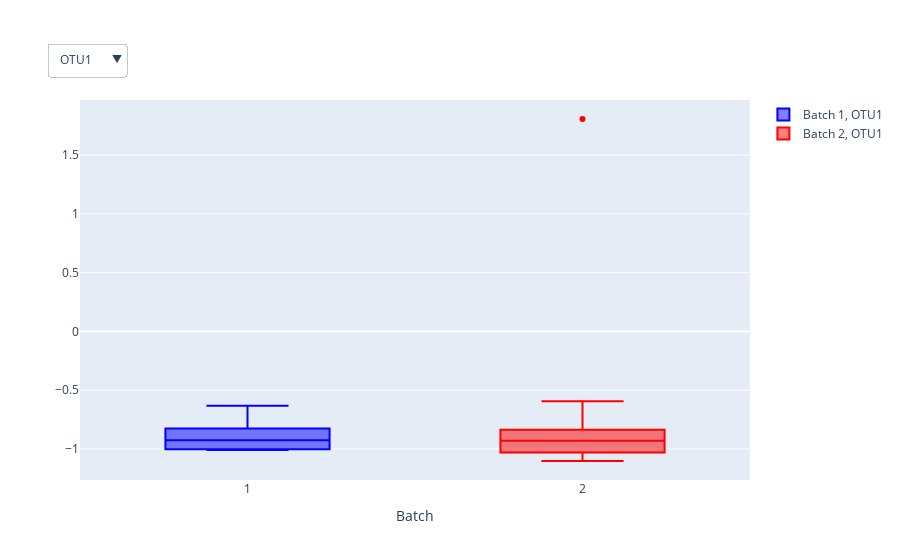

The cell this chart's notebook holds for it:
### Markdown cell above
### OTU Boxplot

### Code cell
plotOTUBox(data)

### Figure 1 — Plotly figure (JSON) as saved in the notebook; plotly's stock layout.template omitted (floating-point values rounded to 4 significant figures)
{"data": [{"marker": {"color": "blue"}, "name": "Batch 1, OTU1", "type": "box", "visible": true, "x": [1, 1, 1, 1, 1, 1, 1, 1, 1, 1, 1, 1, 1, 1, 1, 1], "y": [-0.6332, -0.8961, -0.7536, -0.9787, -1.006, -1.01, -1.008, -1.004, -0.974, -1.003, -0.9578, -0.8129, -0.7363, -0.8796, -0.8394, -0.8912]}, {"marker": {"color": "red"}, "name": "Batch 2, OTU1", "type": "box", "visible": true, "x": [2, 2, 2, 2, 2, 2, 2, 2, 2, 2, 2, 2, 2, 2, 2, 2], "y": [1.808, -0.9941, -0.6427, -0.9462, -0.5934, -1.055, -0.921, -1.058, -0.9405, -1.103, -0.8004, -1.07, -0.8749, -1.004, -0.9051, -0.8858]}, {"marker": {"color": "blue"}, "name": "Batch 1, OTU2", "type": "box", "visible": false, "x": [1, 1, 1, 1, 1, 1, 1, 1, 1, 1, 1, 1, 1, 1, 1, 1], "y": [-0.6332, -0.8961, 0.9869, -0.9787, -0.2175, -1.01, -0.4772, -1.004, 0.8506, -1.003, -0.1693, -0.8129, -0.7363, -0.8796, 1.568, -0.8912]}, {"marker": {"color": "red"}, "name": "Batch 2, OTU2", "type": "box", "visible": false, "x": [2, 2, 2, 2, 2, 2, 2, 2, 2, 2, 2, 2, 2, 2, 2, 2], "y": [1.565, -0.9941, 1.098, -0.9462, 2.546, -1.055, 0.3028, -1.058, 1.807, -1.103, 1.316, -1.07, 2.085, -1.004, 0.9971, -0.8858]}, {"marker": {"color": "blue"}, "name": "Batch 1, OTU3", "type": "box", "visible": false, "x": [1, 1, 1, 1, 1, 1, 1, 1, 1, 1, 1, 1, 1, 1, 1, 1], "y": [-0.6332, -0.8961, -0.7536, -0.9787, -1.006, -1.01, -1.008, -1.004, -0.974, -1.003, -0.9578, -0.8129, -0.7363, -0.8796, -0.8394, -0.8912]}, {"marker": {"color": "red"}, "name": "Batch 2, OTU3", "type": "box", "visible": false, "x": [2, 2, 2, 2, 2, 2, 2, 2, 2, 2, 2, 2, 2, 2, 2, 2], "y": [-0.6432, -0.9941, -0.6427, -0.9462, -0.5934, -1.055, -0.921, -1.058, -0.9405, -1.103, -0.8004, -1.07, 0.1547, -1.004, -0.9051, -0.8858]}, {"marker": {"color": "blue"}, "name": "Batch 1, OTU4", "type": "box", "visible": false, "x": [1, 1, 1, 1, 1, 1, 1, 1, 1, 1, 1, 1, 1, 1, 1, 1], "y": [-0.6332, 0.9909, -0.7536, 1.113, 1.445, 1.153, 0.864, 1.299, 1.387, 1.012, -0.9578, -0.8129, -0.7363, -0.8796, -0.8394, -0.8912]}, {"marker": {"color": "red"}, "name": "Batch 2, OTU4", "type": "box", "visible": false, "x": [2, 2, 2, 2, 2, 2, 2, 2, 2, 2, 2, 2, 2, 2, 2, 2], "y": [-0.6432, -0.9941, -0.6427, -0.9462, -0.5934, -1.055, -0.921, -1.058, -0.9405, -1.103, -0.8004, -1.07, 0.7543, -1.004, -0.9051, -0.8858]}, {"marker": {"color": "blue"}, "name": "Batch 1, OTU5", "type": "box", "visible": false, "x": [1, 1, 1, 1, 1, 1, 1, 1, 1, 1, 1, 1, 1, 1, 1, 1], "y": [3.367, -0.8961, 3.088, -0.9787, 2.378, -1.01, 2.47, -1.004, 2.447, -1.003, 2.523, -0.8129, 3.234, -0.8796, 2.181, -0.8912]}, {"marker": {"color": "red"}, "name": "Batch 2, OTU5", "type": "box", "visible": false, "x": [2, 2, 2, 2, 2, 2, 2, 2, 2, 2, 2, 2, 2, 2, 2, 2], "y": [3.477, -0.9941, 3.6, -0.9462, 3.474, -1.055, 2.895, -1.058, 2.733, -1.103, 3.216, -1.07, 3.055, -1.004, 2.93, -0.8858]}, {"marker": {"color": "blue"}, "name": "Batch 1, OTU6", "type": "box", "visible": false, "x": [1, 1, 1, 1, 1, 1, 1, 1, 1, 1, 1, 1, 1, 1, 1, 1], "y": [-0.6332, 2.414, -0.7536, 2.112, -1.006, 2.044, -1.008, 2.136, -0.974, 2.013, -0.9578, 2.365, -0.7363, 2.315, -0.8394, 2.129]}, {"marker": {"color": "red"}, "name": "Batch 2, OTU6", "type": "box", "visible": false, "x": [2, 2, 2, 2, 2, 2, 2, 2, 2, 2, 2, 2, 2, 2, 2, 2], "y": [-0.6432, 2.079, -0.6427, 2.167, -0.5934, 1.736, -0.921, 1.602, -0.9405, 1.23, -0.8004, 2.04, -0.8749, 1.972, -0.9051, 1.999]}, {"marker": {"color": "blue"}, "name": "Batch 1, OTU7", "type": "box", "visible": false, "x": [1, 1, 1, 1, 1, 1, 1, 1, 1, 1, 1, 1, 1, 1, 1, 1], "y": [1.932, 2.09, 1.326, 1.895, 1.567, 1.705, 1.617, 1.724, 1.721, 2.051, 1.458, 2.716, 1.765, 2.401, -0.8394, 2.405]}, {"marker": {"color": "red"}, "name": "Batch 2, OTU7", "type": "box", "visible": false, "x": [2, 2, 2, 2, 2, 2, 2, 2, 2, 2, 2, 2, 2, 2, 2, 2], "y": [1.576, 1.918, 1.303, 2.198, -0.5934, 1.463, 1.382, 1.708, 1.781, 1.268, 1.659, 1.182, 0.7543, 1.268, 1.187, 1.671]}, {"marker": {"color": "blue"}, "name": "Batch 1, OTU8", "type": "box", "visible": false, "x": [1, 1, 1, 1, 1, 1, 1, 1, 1, 1, 1, 1, 1, 1, 1, 1], "y": [-0.6332, -0.8961, -0.7536, -0.9787, -1.006, -1.01, -1.008, -1.004, -0.974, -1.003, 1.493, -0.8129, -0.7363, -0.8796, 2.684, -0.8912]}, {"marker": {"color": "red"}, "name": "Batch 2, OTU8", "type": "box", "visible": false, "x": [2, 2, 2, 2, 2, 2, 2, 2, 2, 2, 2, 2, 2, 2, 2, 2], "y": [-0.6432, -0.9941, -0.6427, -0.9462, -0.5934, -1.055, -0.921, -1.058, -0.9405, -1.103, -0.8004, -1.07, -0.8749, -1.004, -0.9051, -0.8858]}, {"marker": {"color": "blue"}, "name": "Batch 1, OTU9", "type": "box", "visible": false, "x": [1, 1, 1, 1, 1, 1, 1, 1, 1, 1, 1, 1, 1, 1, 1, 1], "y": [1.916, 1.943, 2.212, 1.854, 1.536, 1.731, 1.624, 1.763, 1.7, 1.491, 1.502, 2.236, 1.958, 1.861, 2.078, 2.005]}, {"marker": {"color": "red"}, "name": "Batch 2, OTU9", "type": "box", "visible": false, "x": [2, 2, 2, 2, 2, 2, 2, 2, 2, 2, 2, 2, 2, 2, 2, 2], "y": [1.597, 1.318, 1.006, 1.452, 2.108, 0.7536, 1.276, 1.41, 0.9466, 0.7219, 1.116, 1.192, 0.6727, 1.385, 0.6842, -0.8858]}, {"marker": {"color": "blue"}, "name": "Batch 1, OTU10", "type": "box", "visible": false, "x": [1, 1, 1, 1, 1, 1, 1, 1, 1, 1, 1, 1, 1, 1, 1, 1], "y": [-0.6332, 1.376, -0.7536, 1.218, 1.098, 1.005, 1.033, 1.125, 1.014, 1.102, 1.146, 1.104, 0.7677, 1.249, 1.017, 1.249]}, {"marker": {"color": "red"}, "name": "Batch 2, OTU10", "type": "box", "visible": false, "x": [2, 2, 2, 2, 2, 2, 2, 2, 2, 2, 2, 2, 2, 2, 2, 2], "y": [0.4554, 1.68, 1.746, 1.626, -0.5934, 1.51, 1.183, 1.475, -0.9405, 1.22, -0.8004, 0.4346, -0.8749, -0.08765, -0.9051, -0.8858]}, {"marker": {"color": "blue"}, "name": "Batch 1, OTU11", "type": "box", "visible": false, "x": [1, 1, 1, 1, 1, 1, 1, 1, 1, 1, 1, 1, 1, 1, 1, 1], "y": [-0.6332, 0.8266, -0.7536, 0.9528, 0.8023, 0.9642, 0.864, 1.05, -0.974, -1.003, -0.9578, -0.8129, -0.7363, -0.8796, -0.8394, -0.8912]}, {"marker": {"color": "red"}, "name": "Batch 2, OTU11", "type": "box", "visible": false, "x": [2, 2, 2, 2, 2, 2, 2, 2, 2, 2, 2, 2, 2, 2, 2, 2], "y": [-0.6432, -0.9941, -0.6427, -0.9462, -0.5934, 0.2803, -0.921, -1.058, 0.6071, 0.7995, 0.1928, 0.2655, -0.2871, 0.1592, 0.2889, -0.8858]}, {"marker": {"color": "blue"}, "name": "Batch 1, OTU12", "type": "box", "visible": false, "x": [1, 1, 1, 1, 1, 1, 1, 1, 1, 1, 1, 1, 1, 1, 1, 1], "y": [-0.6332, -0.8961, -0.7536, -0.9787, 0.9399, 1.005, 1.084, 1.125, -0.974, 0.479, -0.9578, -0.8129, -0.7363, -0.8796, -0.8394, -0.8912]}, {"marker": {"color": "red"}, "name": "Batch 2, OTU12", "type": "box", "visible": false, "x": [2, 2, 2, 2, 2, 2, 2, 2, 2, 2, 2, 2, 2, 2, 2, 2], "y": [-0.6432, 0.7464, 0.4887, 1.082, 0.04843, 1.599, 1.539, 1.702, 0.9001, 1.719, 1.087, 0.6169, 0.5837, 1.473, 1.314, 1.829]}, {"marker": {"color": "blue"}, "name": "Batch 1, OTU13", "type": "box", "visible": false, "x": [1, 1, 1, 1, 1, 1, 1, 1, 1, 1, 1, 1, 1, 1, 1, 1], "y": [-0.6332, -0.8961, -0.7536, -0.9787, -1.006, -1.01, -1.008, -1.004, -0.974, -1.003, -0.9578, -0.8129, -0.7363, -0.8796, -0.8394, -0.8912]}, {"marker": {"color": "red"}, "name": "Batch 2, OTU13", "type": "box", "visible": false, "x": [2, 2, 2, 2, 2, 2, 2, 2, 2, 2, 2, 2, 2, 2, 2, 2], "y": [-0.6432, 0.7106, -0.6427, -0.9462, -0.5934, -1.055, -0.921, -1.058, -0.9405, -1.103, -0.8004, -1.07, -0.8749, -1.004, -0.9051, -0.8858]}, {"marker": {"color": "blue"}, "name": "Batch 1, OTU14", "type": "box", "visible": false, "x": [1, 1, 1, 1, 1, 1, 1, 1, 1, 1, 1, 1, 1, 1, 1, 1], "y": [-0.6332, -0.8961, -0.7536, 1.113, 0.9955, 1.044, 0.9663, 1.136, 1.166, 1.195, 1.228, 1.241, 0.4874, 1.052, 1.032, 0.4951]}, {"marker": {"color": "red"}, "name": "Batch 2, OTU14", "type": "box", "visible": false, "x": [2, 2, 2, 2, 2, 2, 2, 2, 2, 2, 2, 2, 2, 2, 2, 2], "y": [-0.6432, 0.7637, -0.6427, 0.7215, 0.04843, 0.5139, 0.7083, 1.172, -0.1985, 0.6021, -0.8004, -1.07, -0.8749, -1.004, -0.9051, 0.4752]}, {"marker": {"color": "blue"}, "name": "Batch 1, OTU15", "type": "box", "visible": false, "x": [1, 1, 1, 1, 1, 1, 1, 1, 1, 1, 1, 1, 1, 1, 1, 1], "y": [-0.6332, -0.8961, 0.5814, -0.9787, -1.006, -1.01, -1.008, -1.004, -0.974, -1.003, -0.9578, -0.8129, -0.7363, -0.8796, -0.5029, -0.8912]}, {"marker": {"color": "red"}, "name": "Batch 2, OTU15", "type": "box", "visible": false, "x": [2, 2, 2, 2, 2, 2, 2, 2, 2, 2, 2, 2, 2, 2, 2, 2], "y": [-0.6432, -0.9941, -0.6427, -0.9462, -0.5934, -1.055, -0.921, -1.058, -0.9405, -1.103, -0.8004, -1.07, -0.8749, -1.004, -0.9051, -0.8858]}, {"marker": {"color": "blue"}, "name": "Batch 1, OTU16", "type": "box", "visible": false, "x": [1, 1, 1, 1, 1, 1, 1, 1, 1, 1, 1, 1, 1, 1, 1, 1], "y": [-0.6332, 1.267, 0.6815, 1.088, 0.7345, 1.187, 0.7839, 0.8368, 1.041, 1.32, 1.016, 0.1034, 0.1391, 0.3143, 0.1161, 0.8492]}, {"marker": {"color": "red"}, "name": "Batch 2, OTU16", "type": "box", "visible": false, "x": [2, 2, 2, 2, 2, 2, 2, 2, 2, 2, 2, 2, 2, 2, 2, 2], "y": [-0.6432, 0.3922, -0.6427, 0.5578, -0.06279, 0.6858, 0.273, 0.5102, -0.3527, -1.103, -0.8004, 0.3656, -0.1818, 1.318, 0.4559, -0.1438]}, {"marker": {"color": "blue"}, "name": "Batch 1, OTU17", "type": "box", "visible": false, "x": [1, 1, 1, 1, 1, 1, 1, 1, 1, 1, 1, 1, 1, 1, 1, 1], "y": [1.446, 1.22, 0.1627, 1.138, 0.7345, 1.106, 0.245, 0.3826, 0.4846, 1.349, 1.158, 0.6222, 1.151, 1.63, 0.2253, 0.9005]}, {"marker": {"color": "red"}, "name": "Batch 2, OTU17", "type": "box", "visible": false, "x": [2, 2, 2, 2, 2, 2, 2, 2, 2, 2, 2, 2, 2, 2, 2, 2], "y": [-0.6432, -0.9941, -0.6427, 0.2477, -0.005636, 0.8171, 0.273, 0.2499, -0.2473, -0.8403, 0.1159, 0.06189, -0.8749, 0.3044, 0.5536, -0.2439]}, {"marker": {"color": "blue"}, "name": "Batch 1, OTU18", "type": "box", "visible": false, "x": [1, 1, 1, 1, 1, 1, 1, 1, 1, 1, 1, 1, 1, 1, 1, 1], "y": [-0.6332, -0.8961, -0.7536, -0.9787, -1.006, -1.01, -1.008, -1.004, -0.974, -1.003, -0.9578, -0.8129, -0.7363, -0.8796, -0.8394, -0.8912]}, {"marker": {"color": "red"}, "name": "Batch 2, OTU18", "type": "box", "visible": false, "x": [2, 2, 2, 2, 2, 2, 2, 2, 2, 2, 2, 2, 2, 2, 2, 2], "y": [-0.6432, 0.7976, -0.6427, 0.4401, 0.2395, 1.012, 0.0723, 0.4456, 0.8, 0.546, 1.145, 1.31, 0.8656, 1.73, 1.511, 1.311]}, {"marker": {"color": "blue"}, "name": "Batch 1, OTU19", "type": "box", "visible": false, "x": [1, 1, 1, 1, 1, 1, 1, 1, 1, 1, 1, 1, 1, 1, 1, 1], "y": [-0.6332, -0.8961, -0.7536, -0.9787, -1.006, -1.01, -1.008, -1.004, -0.1411, -0.4148, -0.9578, 0.1426, -0.7363, -0.04667, -0.3694, -0.1028]}, {"marker": {"color": "red"}, "name": "Batch 2, OTU19", "type": "box", "visible": false, "x": [2, 2, 2, 2, 2, 2, 2, 2, 2, 2, 2, 2, 2, 2, 2, 2], "y": [-0.6432, 0.0355, -0.6427, -0.9462, -0.5934, -1.055, -0.921, -0.27, 0.9001, 1.072, 0.6106, 1.381, 0.319, 0.19, 0.621, 1.836]}, {"marker": {"color": "blue"}, "name": "Batch 1, OTU20", "type": "box", "visible": false, "x": [1, 1, 1, 1, 1, 1, 1, 1, 1, 1, 1, 1, 1, 1, 1, 1], "y": [-0.6332, -0.8961, -0.7536, -0.9787, -1.006, -1.01, -1.008, -1.004, -0.974, -1.003, -0.9578, -0.8129, -0.7363, -0.8796, -0.8394, -0.8912]}, {"marker": {"color": "red"}, "name": "Batch 2, OTU20", "type": "box", "visible": false, "x": [2, 2, 2, 2, 2, 2, 2, 2, 2, 2, 2, 2, 2, 2, 2, 2], "y": [-0.6432, -0.9941, -0.6427, -0.9462, -0.5934, -1.055, -0.921, -1.058, 0.2227, 0.2837, -0.8004, 0.3415, 0.0005602, -1.004, -0.9051, -0.8858]}, {"marker": {"color": "blue"}, "name": "Batch 1, OTU21", "type": "box", "visible": false, "x": [1, 1, 1, 1, 1, 1, 1, 1, 1, 1, 1, 1, 1, 1, 1, 1], "y": [0.7531, -0.2543, 0.2397, 0.08598, -1.006, -1.01, -0.1749, -0.3618, -0.232, 0.1288, 0.295, 0.381, -0.0432, 0.7691, -0.8394, 1.069]}, {"marker": {"color": "red"}, "name": "Batch 2, OTU21", "type": "box", "visible": false, "x": [2, 2, 2, 2, 2, 2, 2, 2, 2, 2, 2, 2, 2, 2, 2, 2], "y": [-0.6432, -0.9941, 0.5205, -0.9462, -0.5934, -1.055, 0.1087, 0.07296, -0.9405, 0.3325, -0.8004, -1.07, -0.8749, -1.004, -0.9051, 1.494]}, {"marker": {"color": "blue"}, "name": "Batch 1, OTU22", "type": "box", "visible": false, "x": [1, 1, 1, 1, 1, 1, 1, 1, 1, 1, 1, 1, 1, 1, 1, 1], "y": [-0.6332, -0.8961, -0.7536, -0.9787, -1.006, -1.01, -1.008, -1.004, -0.974, -1.003, -0.9578, -0.8129, -0.7363, -0.8796, -0.8394, -0.8912]}, {"marker": {"color": "red"}, "name": "Batch 2, OTU22", "type": "box", "visible": false, "x": [2, 2, 2, 2, 2, 2, 2, 2, 2, 2, 2, 2, 2, 2, 2, 2], "y": [-0.6432, -0.9941, 0.5205, -0.9462, -0.5934, -1.055, 1.039, 0.1653, -0.9405, 0.1501, -0.8004, -1.07, -0.8749, -1.004, -0.9051, -0.8858]}, {"marker": {"color": "blue"}, "name": "Batch 1, OTU23", "type": "box", "visible": false, "x": [1, 1, 1, 1, 1, 1, 1, 1, 1, 1, 1, 1, 1, 1, 1, 1], "y": [1.984, 0.6725, 2.025, 0.1527, 0.05873, 0.184, 0.1861, -0.1708, 0.2498, 0.3058, 0.8001, 0.468, 1.586, 0.7691, 0.8833, 1.479]}, {"marker": {"color": "red"}, "name": "Batch 2, OTU23", "type": "box", "visible": false, "x": [2, 2, 2, 2, 2, 2, 2, 2, 2, 2, 2, 2, 2, 2, 2, 2], "y": [0.4554, -0.2522, -0.6427, 0.1524, 0.5052, 0.5547, -0.921, -1.058, 0.4458, -1.103, 0.7471, 0.7868, 0.8479, 0.5001, 1.223, -0.8858]}, {"marker": {"color": "blue"}, "name": "Batch 1, OTU24", "type": "box", "visible": false, "x": [1, 1, 1, 1, 1, 1, 1, 1, 1, 1, 1, 1, 1, 1, 1, 1], "y": [-0.6332, -0.8961, -0.7536, -0.9787, -1.006, -1.01, -1.008, -1.004, -0.974, -1.003, -0.9578, -0.8129, -0.7363, -0.8796, -0.8394, -0.8912]}, {"marker": {"color": "red"}, "name": "Batch 2, OTU24", "type": "box", "visible": false, "x": [2, 2, 2, 2, 2, 2, 2, 2, 2, 2, 2, 2, 2, 2, 2, 2], "y": [-0.6432, 1.74, -0.6427, 1.656, -0.5934, 1.73, -0.921, 1.401, -0.9405, 1.923, -0.8004, 1.787, -0.8749, 1.835, -0.9051, 2.173]}], "layout": {"updatemenus": [{"buttons": [{"args": [{"visible": [true, true, false, false, false, false, false, false, false, false, false, false, false, false, false, false, false, false, false, false, false, false, false, false, false, false, false, false, false, false, false, false, false, false, false, false, false, false, false, false, false, false, false, false, false, false, false, false]}], "label": "OTU1", "method": "update"}, {"args": [{"visible": [false, false, true, true, false, false, false, false, false, false, false, false, false, false, false, false, false, false, false, false, false, false, false, false, false, false, false, false, false, false, false, false, false, false, false, false, false, false, false, false, false, false, false, false, false, false, false, false]}], "label": "OTU2", "method": "update"}, {"args": [{"visible": [false, false, false, false, true, true, false, false, false, false, false, false, false, false, false, false, false, false, false, false, false, false, false, false, false, false, false, false, false, false, false, false, false, false, false, false, false, false, false, false, false, false, false, false, false, false, false, false]}], "label": "OTU3", "method": "update"}, {"args": [{"visible": [false, false, false, false, false, false, true, true, false, false, false, false, false, false, false, false, false, false, false, false, false, false, false, false, false, false, false, false, false, false, false, false, false, false, false, false, false, false, false, false, false, false, false, false, false, false, false, false]}], "label": "OTU4", "method": "update"}, {"args": [{"visible": [false, false, false, false, false, false, false, false, true, true, false, false, false, false, false, false, false, false, false, false, false, false, false, false, false, false, false, false, false, false, false, false, false, false, false, false, false, false, false, false, false, false, false, false, false, false, false, false]}], "label": "OTU5", "method": "update"}, {"args": [{"visible": [false, false, false, false, false, false, false, false, false, false, true, true, false, false, false, false, false, false, false, false, false, false, false, false, false, false, false, false, false, false, false, false, false, false, false, false, false, false, false, false, false, false, false, false, false, false, false, false]}], "label": "OTU6", "method": "update"}, {"args": [{"visible": [false, false, false, false, false, false, false, false, false, false, false, false, true, true, false, false, false, false, false, false, false, false, false, false, false, false, false, false, false, false, false, false, false, false, false, false, false, false, false, false, false, false, false, false, false, false, false, false]}], "label": "OTU7", "method": "update"}, {"args": [{"visible": [false, false, false, false, false, false, false, false, false, false, false, false, false, false, true, true, false, false, false, false, false, false, false, false, false, false, false, false, false, false, false, false, false, false, false, false, false, false, false, false, false, false, false, false, false, false, false, false]}], "label": "OTU8", "method": "update"}, {"args": [{"visible": [false, false, false, false, false, false, false, false, false, false, false, false, false, false, false, false, true, true, false, false, false, false, false, false, false, false, false, false, false, false, false, false, false, false, false, false, false, false, false, false, false, false, false, false, false, false, false, false]}], "label": "OTU9", "method": "update"}, {"args": [{"visible": [false, false, false, false, false, false, false, false, false, false, false, false, false, false, false, false, false, false, true, true, false, false, false, false, false, false, false, false, false, false, false, false, false, false, false, false, false, false, false, false, false, false, false, false, false, false, false, false]}], "label": "OTU10", "method": "update"}, {"args": [{"visible": [false, false, false, false, false, false, false, false, false, false, false, false, false, false, false, false, false, false, false, false, true, true, false, false, false, false, false, false, false, false, false, false, false, false, false, false, false, false, false, false, false, false, false, false, false, false, false, false]}], "label": "OTU11", "method": "update"}, {"args": [{"visible": [false, false, false, false, false, false, false, false, false, false, false, false, false, false, false, false, false, false, false, false, false, false, true, true, false, false, false, false, false, false, false, false, false, false, false, false, false, false, false, false, false, false, false, false, false, false, false, false]}], "label": "OTU12", "method": "update"}, {"args": [{"visible": [false, false, false, false, false, false, false, false, false, false, false, false, false, false, false, false, false, false, false, false, false, false, false, false, true, true, false, false, false, false, false, false, false, false, false, false, false, false, false, false, false, false, false, false, false, false, false, false]}], "label": "OTU13", "method": "update"}, {"args": [{"visible": [false, false, false, false, false, false, false, false, false, false, false, false, false, false, false, false, false, false, false, false, false, false, false, false, false, false, true, true, false, false, false, false, false, false, false, false, false, false, false, false, false, false, false, false, false, false, false, false]}], "label": "OTU14", "method": "update"}, {"args": [{"visible": [false, false, false, false, false, false, false, false, false, false, false, false, false, false, false, false, false, false, false, false, false, false, false, false, false, false, false, false, true, true, false, false, false, false, false, false, false, false, false, false, false, false, false, false, false, false, false, false]}], "label": "OTU15", "method": "update"}, {"args": [{"visible": [false, false, false, false, false, false, false, false, false, false, false, false, false, false, false, false, false, false, false, false, false, false, false, false, false, false, false, false, false, false, true, true, false, false, false, false, false, false, false, false, false, false, false, false, false, false, false, false]}], "label": "OTU16", "method": "update"}, {"args": [{"visible": [false, false, false, false, false, false, false, false, false, false, false, false, false, false, false, false, false, false, false, false, false, false, false, false, false, false, false, false, false, false, false, false, true, true, false, false, false, false, false, false, false, false, false, false, false, false, false, false]}], "label": "OTU17", "method": "update"}, {"args": [{"visible": [false, false, false, false, false, false, false, false, false, false, false, false, false, false, false, false, false, false, false, false, false, false, false, false, false, false, false, false, false, false, false, false, false, false, true, true, false, false, false, false, false, false, false, false, false, false, false, false]}], "label": "OTU18", "method": "update"}, {"args": [{"visible": [false, false, false, false, false, false, false, false, false, false, false, false, false, false, false, false, false, false, false, false, false, false, false, false, false, false, false, false, false, false, false, false, false, false, false, false, true, true, false, false, false, false, false, false, false, false, false, false]}], "label": "OTU19", "method": "update"}, {"args": [{"visible": [false, false, false, false, false, false, false, false, false, false, false, false, false, false, false, false, false, false, false, false, false, false, false, false, false, false, false, false, false, false, false, false, false, false, false, false, false, false, true, true, false, false, false, false, false, false, false, false]}], "label": "OTU20", "method": "update"}, {"args": [{"visible": [false, false, false, false, false, false, false, false, false, false, false, false, false, false, false, false, false, false, false, false, false, false, false, false, false, false, false, false, false, false, false, false, false, false, false, false, false, false, false, false, true, true, false, false, false, false, false, false]}], "label": "OTU21", "method": "update"}, {"args": [{"visible": [false, false, false, false, false, false, false, false, false, false, false, false, false, false, false, false, false, false, false, false, false, false, false, false, false, false, false, false, false, false, false, false, false, false, false, false, false, false, false, false, false, false, true, true, false, false, false, false]}], "label": "OTU22", "method": "update"}, {"args": [{"visible": [false, false, false, false, false, false, false, false, false, false, false, false, false, false, false, false, false, false, false, false, false, false, false, false, false, false, false, false, false, false, false, false, false, false, false, false, false, false, false, false, false, false, false, false, true, true, false, false]}], "label": "OTU23", "method": "update"}, {"args": [{"visible": [false, false, false, false, false, false, false, false, false, false, false, false, false, false, false, false, false, false, false, false, false, false, false, false, false, false, false, false, false, false, false, false, false, false, false, false, false, false, false, false, false, false, false, false, false, false, true, true]}], "label": "OTU24", "method": "update"}], "direction": "down", "showactive": true, "xanchor": "left", "y": 1.15, "yanchor": "top"}], "xaxis": {"title": {"text": "Batch"}}}}
